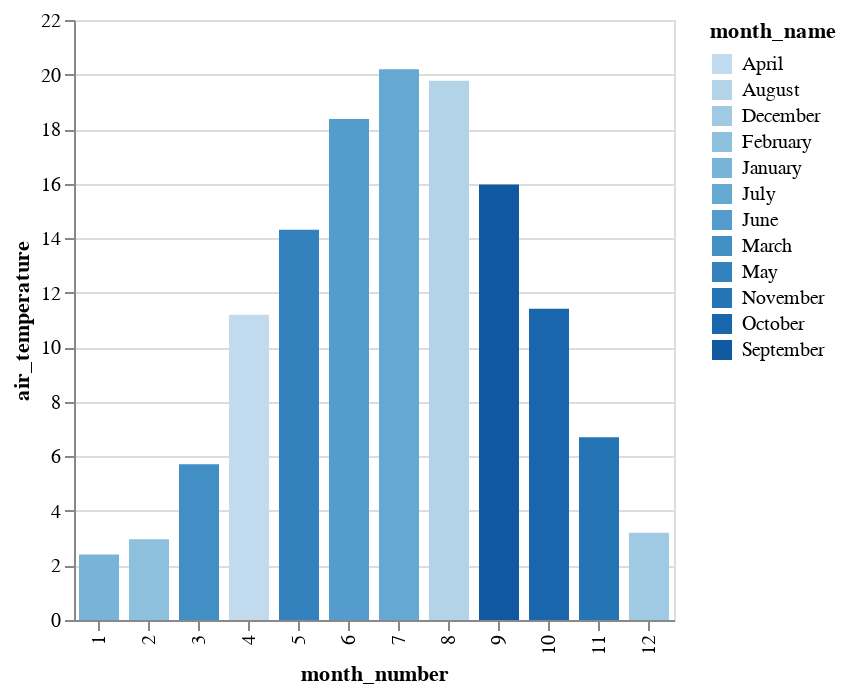

This figure's notebook cell:
### Code cell
alt.Chart(grp_months_tb.reset_index()).mark_bar(width=20).encode(
    x='month_number:O',
    y='air_temperature:Q',
    color='month_name:O'
).properties(width=300, height=300).interactive()

### Figure 1 — Vega-Lite specification as saved in the notebook (floating-point values rounded to 4 significant figures)
{"config": {"view": {"continuousWidth": 400, "continuousHeight": 300}}, "data": {"name": "data-06d16e48fc4445b6a0dfcfb53678ad38"}, "mark": {"type": "bar", "width": 20}, "encoding": {"color": {"type": "ordinal", "field": "month_name"}, "x": {"type": "ordinal", "field": "month_number"}, "y": {"type": "quantitative", "field": "air_temperature"}}, "height": 300, "selection": {"selector096": {"type": "interval", "bind": "scales", "encodings": ["x", "y"]}}, "width": 300, "$schema": "https://vega.github.io/schema/vega-lite/v4.8.1.json", "datasets": {"data-06d16e48fc4445b6a0dfcfb53678ad38": [{"month_name": "April", "air_temperature": 11.19, "water_temperature": 9.553, "month_number": 4.0}, {"month_name": "August", "air_temperature": 19.77, "water_temperature": 22.39, "month_number": 8.0}, {"month_name": "December", "air_temperature": 3.197, "water_temperature": 7.133, "month_number": 12.0}, {"month_name": "February", "air_temperature": 2.964, "water_temperature": 4.864, "month_number": 2.0}, {"month_name": "January", "air_temperature": 2.4, "water_temperature": 5.521, "month_number": 1.0}, {"month_name": "July", "air_temperature": 20.2, "water_temperature": 22.01, "month_number": 7.0}, {"month_name": "June", "air_temperature": 18.37, "water_temperature": 19.21, "month_number": 6.0}, {"month_name": "March", "air_temperature": 5.714, "water_temperature": 5.229, "month_number": 3.0}, {"month_name": "May", "air_temperature": 14.31, "water_temperature": 14.21, "month_number": 5.0}, {"month_name": "November", "air_temperature": 6.703, "water_temperature": 10.97, "month_number": 11.0}, {"month_name": "October", "air_temperature": 11.41, "water_temperature": 15.4, "month_number": 10.0}, {"month_name": "September", "air_temperature": 15.97, "water_temperature": 19.59, "month_number": 9.0}]}}
